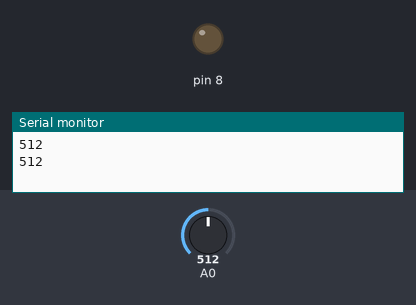
Simulated run of this sketch. Board: Arduino Uno, built with avr-gcc and run on an emulated ATmega328P. On the bench: output pins drawn as LEDs (lit = HIGH), the last lines printed to the serial monitor. Dashed ring = blinking. Inputs (shaded band) come from the test bench; at power-on: A0 = 512.

Above: at 1.8 s.
1.9 s: A0 set to 21
3.4 s: A0 set to 17
At 4.6 s:
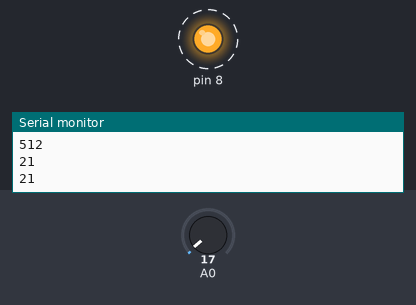
7.5 s: A0 set to 122
At 8.3 s:
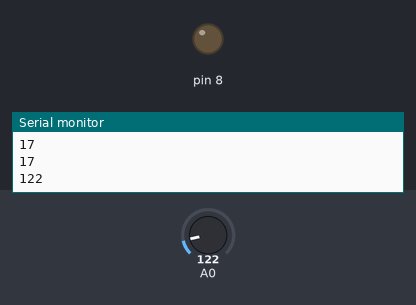
Timing chart, 0 to 10.5 s (numbered marks = the images above; inputs shaded):
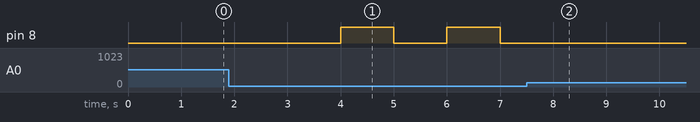

The sketch:

sketch_jul06a.ino
```cpp
int light;
void setup() {

  pinMode(8,OUTPUT);
  Serial.begin(9600);
}

void loop() {

  light = analogRead(A0);

  if(light<20)
  {
    digitalWrite(8,HIGH);
    delay(1000);
    digitalWrite(8,LOW);
  }

  Serial.println(light);
  delay(1000);


}
```

Measured:
- the behaviour switches between 20 and 19 on A0 (found by bisection; images 0 and 1)
- after the input at 3.4 s, pin 8: alternates HIGH for 1.0 s and LOW for 1.0 s, starting after 0.60 s
- after the input at 7.5 s, pin 8: stops changing and stays LOW
